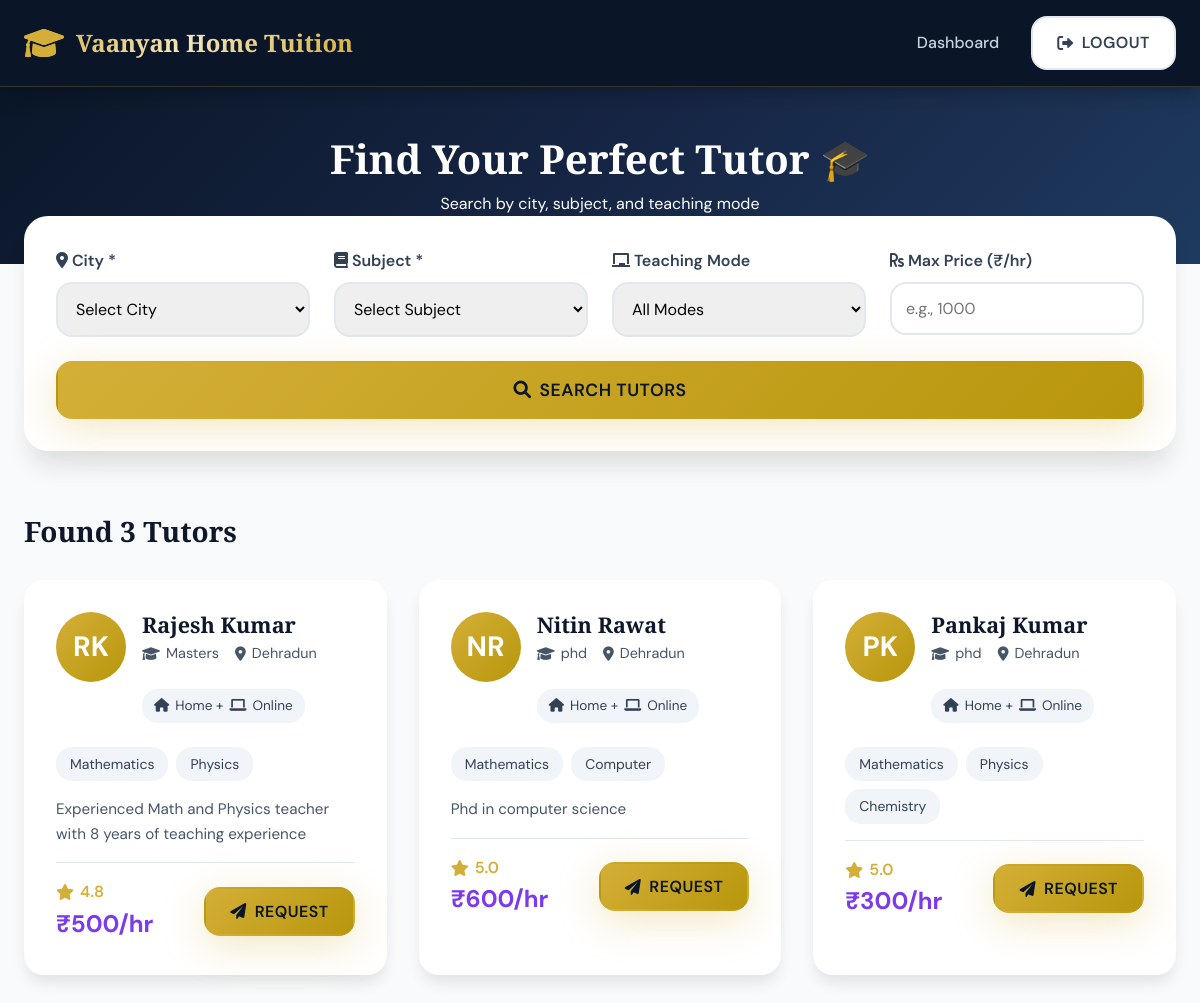
Screenshot of /find-tutors (signed in) with the database file from the repository.
### app.py (models this page shows, shortened)
class User(db.Model):
    __tablename__ = 'users'
    id = db.Column(db.Integer, primary_key=True)
    role = db.Column(db.String(20), nullable=False)
    first_name = db.Column(db.String(100), nullable=False)
    last_name = db.Column(db.String(100), nullable=False)
    email = db.Column(db.String(120), unique=True, nullable=False)
    phone = db.Column(db.String(20), nullable=False)
    password_hash = db.Column(db.String(200), nullable=False)
    is_active = db.Column(db.Boolean, default=True)
    created_at = db.Column(db.DateTime, default=datetime.utcnow)
    student_profile = db.relationship('StudentProfile', backref='user', uselist=False, lazy=True)
    teacher_profile = db.relationship('TeacherProfile', backref='user', uselist=False, lazy=True)

class TeacherProfile(db.Model):
    __tablename__ = 'teacher_profiles'
    id = db.Column(db.Integer, primary_key=True)
    user_id = db.Column(db.Integer, db.ForeignKey('users.id'), nullable=False)
    qualification = db.Column(db.String(100), nullable=False)
    experience = db.Column(db.String(50), nullable=False)
    subjects = db.Column(db.Text, nullable=False)
    teaching_mode = db.Column(db.Text, nullable=False)
    hourly_rate = db.Column(db.Integer, nullable=False)
    bio = db.Column(db.Text)
    city = db.Column(db.String(100), nullable=False)
    address = db.Column(db.Text, nullable=False)
    rating = db.Column(db.Float, default=5.0)
    total_students = db.Column(db.Integer, default=0)
    total_classes = db.Column(db.Integer, default=0)
    total_earnings = db.Column(db.Integer, default=0)
    is_verified = db.Column(db.Boolean, default=False)

### app.py (the view)
@app.route('/find-tutors')
@login_required
def find_tutors():
    city = request.args.get('city', '')
    subject = request.args.get('subject', '')
    mode = request.args.get('mode', '')
    max_price = request.args.get('max_price', '')
    query = User.query.join(TeacherProfile).filter(User.role == 'teacher')
    if city:
        query = query.filter(TeacherProfile.city.ilike(f'%{city}%'))
    if subject:
        query = query.filter(TeacherProfile.subjects.ilike(f'%{subject}%'))
    if mode:
        query = query.filter(TeacherProfile.teaching_mode.ilike(f'%{mode}%'))
    if max_price:
        query = query.filter(TeacherProfile.hourly_rate <= int(max_price))
    tutors = query.all()
    return render_template('find_tutors.html', tutors=tutors)

### app.py (called while the page is built)
def login_required(f):
    @wraps(f)
    def decorated_function(*args, **kwargs):
        if 'user_id' not in session:
            flash('Please login to access this page', 'error')
            return redirect(url_for('login'))
        return f(*args, **kwargs)
    return decorated_function

def get_current_user():
    if 'user_id' in session:
        return User.query.get(session['user_id'])
    return None

@app.context_processor
def inject_user():
    return dict(current_user=get_current_user())

### templates/find_tutors.html (shortened to what this page needs)
<!DOCTYPE html>
<html lang="en">
<head>
    <link rel="stylesheet" href="{{ url_for('static', filename='style.css') }}">
    <link href="https://cdnjs.cloudflare.com/ajax/libs/font-awesome/6.0.0/css/all.min.css" rel="stylesheet">
</head>
<body class="find-tutors-page">
    <header class="header">
        <div class="container">
            <div class="header-content">
                <a href="{{ url_for('home') }}" class="logo">
                    <i class="fas fa-graduation-cap"></i>
                    Vaanyan Home Tuition
                </a>
                <nav class="nav">
                    <a href="{{ url_for('student_dashboard') }}" class="nav-link">Dashboard</a>
                    <a href="{{ url_for('logout') }}" class="btn btn-secondary">
                        <i class="fas fa-sign-out-alt"></i> Logout
                    </a>
                </nav>
            </div>
        </div>
    </header>
    <div class="search-header">
        <div class="container">
            <h1>Find Your Perfect Tutor 🎓</h1>
            <p>Search by city, subject, and teaching mode</p>
        </div>
    </div>
    <div class="container">
        <div class="search-section">
            <form method="GET" action="{{ url_for('find_tutors') }}">
                <div class="filters-grid">
                    <div class="filter-group">
                        <label for="city"><i class="fas fa-map-marker-alt"></i> City *</label>
                        <select name="city" id="city" required>
                            <option value="">Select City</option>
                        </select>
                    </div>
                    <div class="filter-group">
                        <label for="subject"><i class="fas fa-book"></i> Subject *</label>
                        <select name="subject" id="subject" required>
                            <option value="">Select Subject</option>
                        </select>
                    </div>
                    <div class="filter-group">
                        <label for="mode"><i class="fas fa-chalkboard"></i> Teaching Mode</label>
                        <select name="mode" id="mode">
                            <option value="">All Modes</option>
                        </select>
                    </div>
                    <div class="filter-group">
                        <label for="max_price"><i class="fas fa-rupee-sign"></i> Max Price (₹/hr)</label>
                        <input type="number" name="max_price" id="max_price" placeholder="e.g., 1000" min="0" max="5000" value="{{ request.args.get('max_price', '') }}">
                    </div>
                </div>
                <button type="submit" class="btn btn-primary btn-full btn-lg">
                    <i class="fas fa-search"></i> Search Tutors
                </button>
            </form>
        </div>
        <div class="results-section">
            {% if tutors %}
            <div class="results-header">
                <h2 style="font-size: 1.75rem; color: var(--gray-900); font-weight: 700;">
                    Found {{ tutors|length }} Tutor{{ 's' if tutors|length != 1 else '' }}
                </h2>
            </div>
            <div class="tutors-grid">
                {% for tutor in tutors %}
                <div class="tutor-card">
                    <div class="tutor-header">
                        <div class="tutor-avatar">
                            {{ tutor.first_name[0] }}{{ tutor.last_name[0] }}
                        </div>
                        <div class="tutor-info">
                            <h3>{{ tutor.first_name }} {{ tutor.last_name }}</h3>
                            <div class="tutor-meta">
                                <span><i class="fas fa-graduation-cap"></i> {{ tutor.teacher_profile.qualification }}</span>
                                <span><i class="fas fa-map-marker-alt"></i> {{ tutor.teacher_profile.city }}</span>
                            </div>
                            <div class="mode-badge">
                                {% if 'home_tuition' in tutor.teacher_profile.teaching_mode and 'online' in tutor.teacher_profile.teaching_mode %}
                                <i class="fas fa-home"></i> Home + <i class="fas fa-laptop"></i> Online
                                {% elif 'home_tuition' in tutor.teacher_profile.teaching_mode %}
                                <i class="fas fa-home"></i> Home Tuition
                                {% elif 'online' in tutor.teacher_profile.teaching_mode %}
                                <i class="fas fa-laptop"></i> Online Classes
                                {% endif %}
                            </div>
                        </div>
                    </div>
                    <div class="subjects-tags">
                        {% for subject in tutor.teacher_profile.subjects.split(',')[:4] %}
                        <span class="subject-tag">{{ subject|title }}</span>
                        {% endfor %}
                    </div>
                    <p class="tutor-bio">
                        {{ tutor.teacher_profile.bio[:120] }}{% if tutor.teacher_profile.bio|length > 120 %}...{% endif %}
                    </p>
                    <div class="tutor-footer">
                        <div>
                            <div class="rating">
                                <i class="fas fa-star"></i>
                                <span>{{ tutor.teacher_profile.rating or '5.0' }}</span>
                            </div>
                            <div class="price">₹{{ tutor.teacher_profile.hourly_rate }}/hr</div>
                        </div>
                        <form method="POST" action="{{ url_for('send_tutor_request') }}" style="display: inline;">
                            <button type="submit" class="btn btn-primary">
                                <i class="fas fa-paper-plane"></i> Request
                            </button>
                        </form>
                    </div>
                </div>
                {% endfor %}
            </div>
            {% else %}
            <div class="empty-state">
                <i class="fas fa-filter"></i>
                <h3 style="color: var(--gray-700); font-size: 1.5rem; margin-bottom: 0.5rem;">Start Your Search</h3>
                <p style="color: var(--gray-600);">Select your city and subject to find tutors</p>
            </div>
            {% endif %}
        </div>
    </div>
</body>
</html>
</body>

### static/style.css (style rules this page uses)
:root { --royal-gold: #d4af37; --royal-gold-light: #f4e4ba; --royal-gold-dark: #b8960c; --royal-purple: #7c3aed; --royal-navy: #0a1628; --royal-navy-light: #162544; --success: #10b981; --success-dark: #059669; --warning: #f59e0b; --error: #ef4444; --info: #3b82f6; --white: #ffffff; --gray-50: #f8fafc; --gray-100: #f1f5f9; --gray-200: #e2e8f0; --gray-300: #cbd5e1; --gray-400: #94a3b8; --gray-500: #64748b; --gray-600: #475569; --gray-700: #334155; --gray-800: #1e293b; --gray-900: #0f172a; --gradient-primary: linear-gradient(135deg, #d4af37 0%, #b8960c 100%); --gradient-secondary: linear-gradient(135deg, #7c3aed 0%, #5b21b6 100%); --gradient-hero: linear-gradient(135deg, #0a1628 0%, #162544 50%, #1e3a5f 100%); --gradient-gold: linear-gradient(135deg, #d4af37 0%, #f4e4ba 50%, #d4af37 100%); --shadow-sm: 0 1px 2px rgba(0,0,0,0.05); --shadow-md: 0 4px 6px -1px rgba(0,0,0,0.1); --shadow-lg: 0 10px 15px -3px rgba(0,0,0,0.1); --shadow-xl: 0 20px 25px -5px rgba(0,0,0,0.1); --shadow-2xl: 0 25px 50px -12px rgba(0,0,0,0.25); --shadow-royal: 0 10px 40px rgba(212,175,55,0.3); --shadow-gold: 0 8px 32px rgba(212,175,55,0.4); --radius-sm: 8px; --radius-md: 12px; --radius-lg: 16px; --radius-xl: 20px; --radius-2xl: 24px; --radius-full: 9999px; --transition: all 0.3s cubic-bezier(0.4,0,0.2,1); --transition-fast: all 0.15s ease; --font-display: 'Playfair Display', Georgia, serif; --font-body: 'DM Sans', sans-serif; }
*, *::before, *::after { box-sizing: border-box; margin: 0; padding: 0; }
html { scroll-behavior: smooth; }
body { font-family: var(--font-body); font-size: 16px; line-height: 1.6; color: var(--gray-900); background: var(--gray-50); min-height: 100vh; }
a { text-decoration: none; color: inherit; transition: var(--transition-fast); }
button, input, textarea, select { font-family: inherit; font-size: inherit; outline: none; border: none; }
.container { width: 100%; max-width: 1200px; margin: 0 auto; padding: 0 1.5rem; }
h1, h2, h3, h4, h5, h6 { font-family: var(--font-display); font-weight: 700; line-height: 1.2; }
h1 { font-size: 3rem; }
h2 { font-size: 2.25rem; }
h3 { font-size: 1.75rem; }
.btn { display: inline-flex; align-items: center; justify-content: center; gap: 0.5rem; padding: 0.75rem 1.5rem; font-weight: 600; border-radius: var(--radius-lg); cursor: pointer; transition: var(--transition); border: 2px solid transparent; text-transform: uppercase; letter-spacing: 0.5px; position: relative; overflow: hidden; }
.btn::before { content: ''; position: absolute; top: 0; left: -100%; width: 100%; height: 100%; background: linear-gradient(90deg, transparent, rgba(255,255,255,0.3), transparent); transition: 0.5s; }
.btn-primary { background: var(--gradient-primary); color: var(--royal-navy); box-shadow: var(--shadow-royal); }
.btn-secondary { background: var(--white); color: var(--gray-700); border: 2px solid var(--gray-200); }
.btn-lg { padding: 1rem 2rem; font-size: 1.1rem; }
.btn-full { width: 100%; }
.header { background: var(--royal-navy); padding: 1rem 0; position: sticky; top: 0; z-index: 1000; box-shadow: 0 4px 20px rgba(0,0,0,0.3); border-bottom: 1px solid rgba(212,175,55,0.2); }
.header-content { display: flex; align-items: center; justify-content: space-between; }
.logo { display: flex; align-items: center; gap: 0.75rem; font-family: var(--font-display); font-size: 1.5rem; font-weight: 700; background: var(--gradient-gold); -webkit-background-clip: text; -webkit-text-fill-color: transparent; }
.logo i { font-size: 2rem; color: var(--royal-gold); -webkit-text-fill-color: var(--royal-gold); }
.nav { display: flex; align-items: center; gap: 1rem; }
.nav-link { color: var(--gray-300); font-weight: 500; padding: 0.5rem 1rem; border-radius: var(--radius-md); }

### rows the page displays
User: first_name "R", last_name "K", first_name "Rajesh", last_name "Kumar", teacher_profile.qualification "Masters", teacher_profile.city "Dehradun", 4 "Mathematics" "Physics", teacher_profile "Experienced Math and Physics teacher with 8 years of teaching experience", teacher_profile "4.8", teacher_profile.hourly_rate "500"
User: first_name "N", last_name "R", first_name "Nitin", last_name "Rawat", teacher_profile.qualification "phd", teacher_profile.city "Dehradun", 4 "Mathematics" "Computer", teacher_profile "Phd in computer science", teacher_profile "5.0", teacher_profile.hourly_rate "600"
User: first_name "P", last_name "K", first_name "Pankaj", last_name "Kumar", teacher_profile.qualification "phd", teacher_profile.city "Dehradun", 4 "Mathematics" "Physics" "Chemistry", teacher_profile "5.0", teacher_profile.hourly_rate "300"

### other values shown
{{ tutors|length }} "3"
{{ 's' if tutors|length != 1 else '' }} "s"
